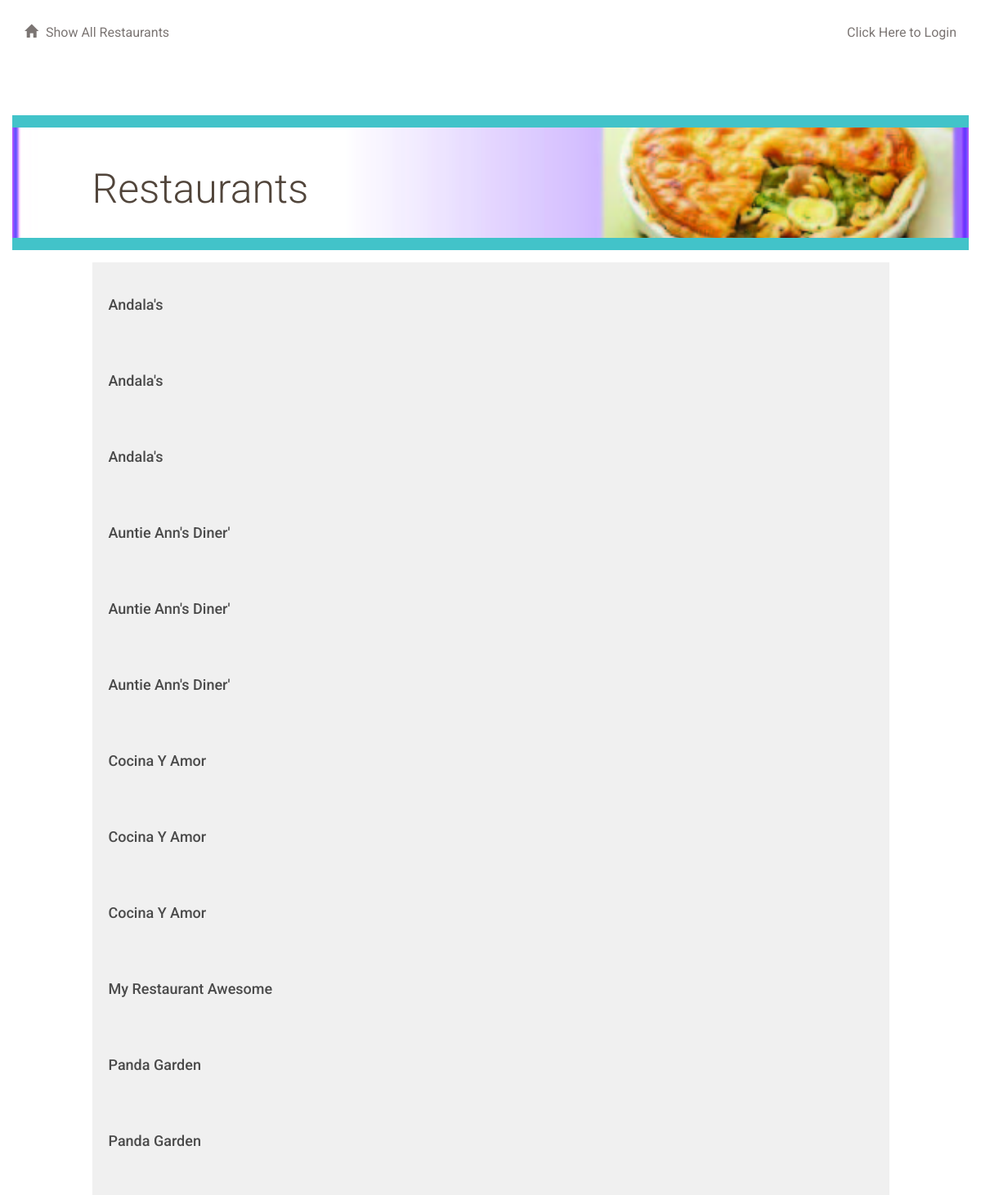
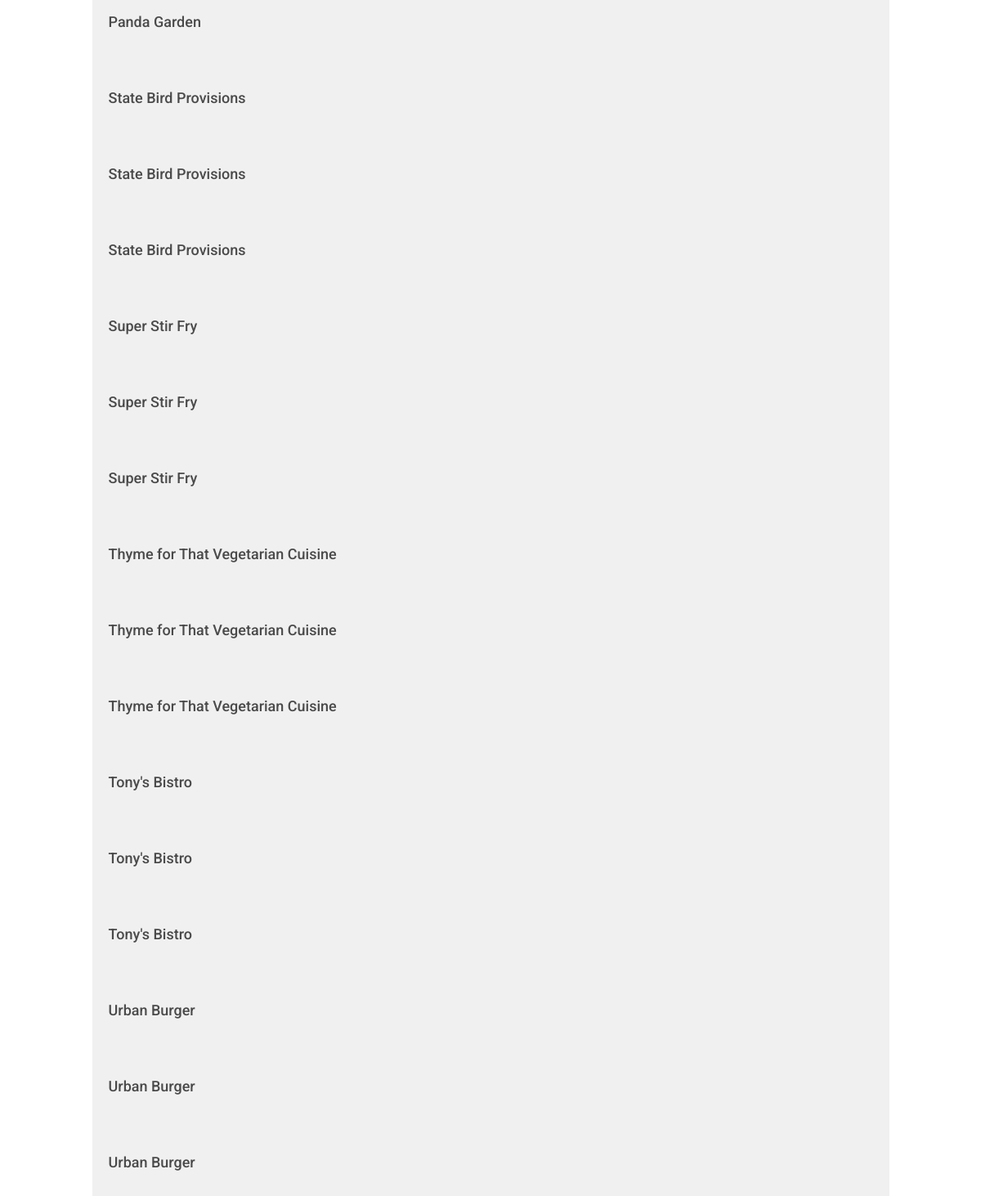
/restaurant/, run on the app's committed database (2 pictures, top to bottom).
### database_setup.py (models this page shows, shortened)
class Restaurant(Base):
    __tablename__ = 'restaurant'
    id = Column(Integer, primary_key=True)
    name = Column(String(250), nullable=False)
    user_id = Column(Integer, ForeignKey('user.id'))
    user = relationship(User)

### project.py (the view)
@app.route('/')
@app.route('/restaurant/')
def show_restaurants():
    restaurants = session.query(Restaurant).order_by(asc(Restaurant.name))
    return render_template('restaurants.html', restaurants=restaurants, login_session=login_session)

### templates/restaurants.html (shortened to what this page needs)
{% extends "main.html" %} {% block content %} {% include "header.html" %}
<div class="row top-menu">
  <div class="col-md-10"></div>
  <div class="col-md-2 text-right">
  </div>
</div>
<div class="row divider blue">
  <div class="col-md-12"></div>
</div>
<div class="row banner main">
  <div class="col-md-1"></div>
  <div class="col-md-11 padding-none">
    <h1>Restaurants</h1>
  </div>
</div>
 {% for restaurant in restaurants %}
<a href="{{ url_for('show_menu', restaurant_id = restaurant.id) }}">
  <div class="row">
    <div class="col-md-1"></div>
    <div class="col-md-10 restaurant-list">
      <h3>
                        {{ restaurant.name }}
                    </h3>
    </div>
    <div class="col-md-1"></div>
  </div>
</a>
{% endfor %} {% endblock %}

### templates/main.html (shortened to what this page needs)
<!DOCTYPE html>
<html lang="en">
<head>
  <link href="https://maxcdn.bootstrapcdn.com/bootstrap/3.3.7/css/bootstrap.min.css" rel="stylesheet"
>
  <link rel="stylesheet" type="text/css" href="{{ url_for('static', filename='styles.css') }}"> {% block css %} {% endblock %}
</head>
<body>
  <div class="container">
    {% block content %} {% endblock %}
  </div>
</body>
</html>

### templates/header.html
<div class="row top-menu">
  <div class="col-md-6">
    <a href="{{ url_for('show_restaurants') }}">
            <span class="glyphicon glyphicon-home" aria-hidden="true"></span>Show All Restaurants
        </a>
  </div>
  <div class="col-md-6 text-right">
    {% if 'username' not in session %}
    <a href="{{ url_for('show_login') }}">Click Here to Login </a> {% else %}
    <a href="{{ url_for('disconnect') }}">Logout </a> {% endif %}
  </div>
</div>

### static/styles.css (style rules this page uses)
* { font-family: "Helvetica Neue Bold", Roboto, Helvetica, Arial, sans-serif; font-weight: 700; }
h1 { font-family: "Helvetica Neue Light", Roboto, Helvetica, Arial, sans-serif; font-size: 50px; color: #51453B; line-height: 60px; font-weight: 300; }
h3 { font-size: 18px; color: #4A4A4A; line-height: 23px; }
a { font-size: 14px; color: #0093B9; line-height: 17px; }
.padding-none { padding: 0; }
.glyphicon { margin-right: 10px; }
.top-menu { padding-top: 30px; padding-bottom: 30px; }
.top-menu a { margin-bottom: 0; line-height: 16px; font-size: 16px; color: #7B7573; font-weight: 400; }
.divider { height: 15px; }
.divider.blue { background-color: #42C3C9; }
.banner.main { height: 150px; background: url("/static/top_banner.jpg"); background-position: right; background-repeat: no-repeat; background-size: cover; border-bottom: solid 15px #42c3c9; margin-bottom: 15px; }
.banner h1 { margin: 45px 0; }
.restaurant-list { background-color: #F0F0F0; padding: 20px; }

### data on the page
Restaurant: name "Andala's"
Restaurant: name "Andala's"
Restaurant: name "Andala's"
Restaurant: name "Auntie Ann's Diner'"
Restaurant: name "Auntie Ann's Diner'"
Restaurant: name "Auntie Ann's Diner'"
Restaurant: name "Cocina Y Amor"
Restaurant: name "Cocina Y Amor"
Restaurant: name "Cocina Y Amor"
Restaurant: name "My Restaurant Awesome"
Restaurant: name "Panda Garden"
Restaurant: name "Panda Garden"
Restaurant: name "Panda Garden"
Restaurant: name "State Bird Provisions"
Restaurant: name "State Bird Provisions"
Restaurant: name "State Bird Provisions"
Restaurant: name "Super Stir Fry"
Restaurant: name "Super Stir Fry"
Restaurant: name "Super Stir Fry"
Restaurant: name "Thyme for That Vegetarian Cuisine"
Restaurant: name "Thyme for That Vegetarian Cuisine"
Restaurant: name "Thyme for That Vegetarian Cuisine"
Restaurant: name "Tony's Bistro"
Restaurant: name "Tony's Bistro"
Restaurant: name "Tony's Bistro"
Restaurant: name "Urban Burger"
Restaurant: name "Urban Burger"
Restaurant: name "Urban Burger"
